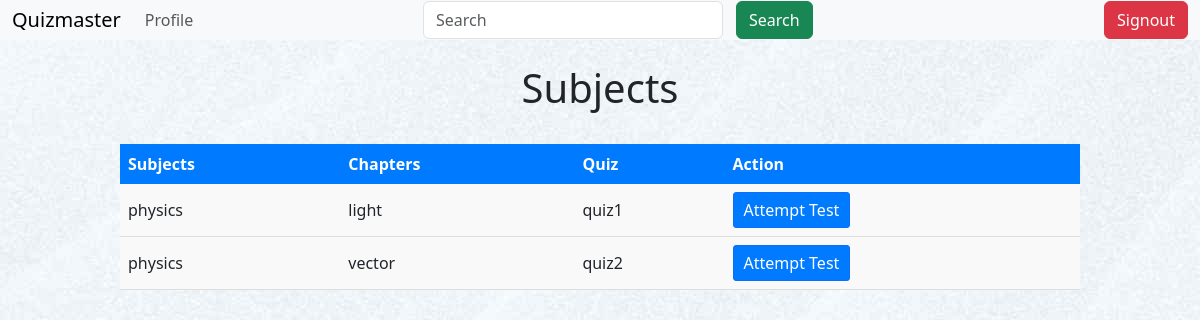
Page /user_subjects (signed in) on the committed database.
### models/models.py (models this page shows)
class Subject(db.Model):
    __tablename__ = "subject"
    id = db.Column(db.Integer, primary_key=True)
    name = db.Column(db.String(30), unique=True, nullable=False)
    description = db.Column(db.String(100))
    chapters = db.relationship('Chapter', backref='subject', lazy=True, cascade='all, delete')

class Chapter(db.Model):
    __tablename__ = "chapter"
    id = db.Column(db.Integer, primary_key=True)
    name = db.Column(db.String(100), nullable=False)
    description = db.Column(db.Text)
    subject_id = db.Column(db.Integer, db.ForeignKey('subject.id'), nullable=False)
    quizzes = db.relationship('Quiz', backref='chapter', lazy=True, cascade='all, delete')
    questions = db.relationship('Question', backref='chapter', lazy=True, cascade='all, delete')

class Quiz(db.Model):
    __tablename__ = "quiz"
    id = db.Column(db.Integer, primary_key=True)
    name = db.Column(db.String(100), nullable=False)
    chapter_id = db.Column(db.Integer, db.ForeignKey('chapter.id'), nullable=False)
    date_of_quiz = db.Column(db.DateTime, nullable=False, default=datetime.utcnow)
    time_duration = db.Column(db.String(5), nullable=True)  # hh:mm format
    remarks = db.Column(db.Text)
    questions = db.relationship('Question', backref='quiz', lazy=True, cascade='all, delete')

### controllers/routes.py (the view)
@app.route('/user_subjects', methods=['GET'])
@authcheck
def subjects():
    subjects = Subject.query.all()  # Fetch all subjects from the database
    return render_template('subjects.html', subjects=subjects)

### controllers/routes.py (called while the page is built)
def authcheck(func):
    @wraps(func)
    def wrapper(*args, **kwargs):
        if 'user_id' not in session:
            flash('Please login to access this page')
            return redirect(url_for('login'))
        return func(*args, **kwargs)
    return wrapper

### templates/subjects.html (shortened to what this page needs)
{% extends "layout.html" %}
{% block content %}
{% include 'navbar.html' %}
<br>
<h1 class="heading">Subjects</h1>
<br>
<table class="subjtable">
    <thead>
        <tr>
            <th>Subjects</th>
            <th>Chapters</th>
            <th>Quiz</th>
            <th>Action</th>
        </tr>
    </thead>
    <tbody>
        {% for subject in subjects %}
            {% for chapter in subject.chapters %}
                {% for quiz in chapter.quizzes %}
                    <tr>
                        <td>{{ subject.name }}</td>
                        <td>{{ chapter.name }}</td>
                        <td>{{ quiz.name }}</td>
                        <td>
                            <a href="{{ url_for('submit_quiz', quiz_id=quiz.id) }}" class="btn btn-primary">Attempt Test</a>
                        </td>
                    </tr>
                {% endfor %}
            {% endfor %}
        {% endfor %}
    </tbody>
</table>
{% endblock %}

### templates/subjects.html (style rules this page uses)
.heading { text-align: center; }
.subjtable { margin: 0 auto; padding: 15px; width: 80%; border-collapse: collapse; background-color: #f9f9f9; }
.subjtable th { background-color: #007BFF; color: white; padding: 8px; text-align: left; }
.subjtable td { padding: 8px; border-bottom: 1px solid #ddd; }
.btn-primary { background-color: #007BFF; color: white; padding: 5px 10px; text-decoration: none; border-radius: 3px; }

### rows in the picture
Subject: name "physics"
Chapter: name "light"
Quiz: name "quiz1"
Chapter: name "vector"
Quiz: name "quiz2"
